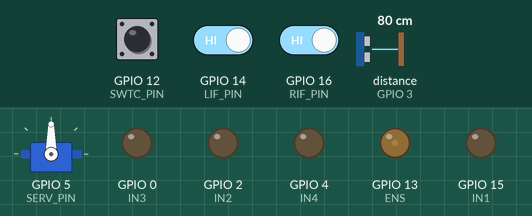
The sketch below on a simulated ESP8266 (NodeMCU). Parts: servo, output pins drawn as LEDs (lit = HIGH). Wiring (inferred from the names in the program): ultrasonic range finder: trigger GPIO 1; echo GPIO 3. The inputs (shaded band) are chosen by the test bench; at power-on: GPIO 14 (LIF_PIN) HIGH, GPIO 16 (RIF_PIN) HIGH, distance to the obstacle (sensor on GPIO 3) 80 cm, GPIO 12 (SWTC_PIN) HIGH. The echo pulse lasts 58.3 µs per cm; WiFi joins after 1.5 s; servers stay silent unless stated; pins used as bus, display or sensor lines are not drawn.

Above: at 3.0 s.
3.1 s: GPIO 14 (LIF_PIN) driven LOW
At 3.4 s:
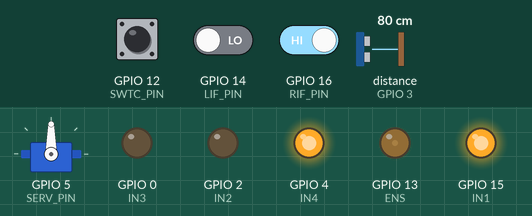
4.6 s: GPIO 16 (RIF_PIN) driven LOW
At 5.7 s:
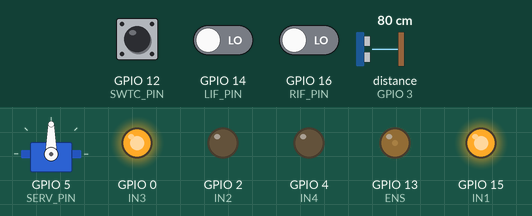
6.1 s: distance to the obstacle (sensor on GPIO 3) set to 13 cm
7.6 s: distance to the obstacle (sensor on GPIO 3) set to 10 cm
At 8.0 s:
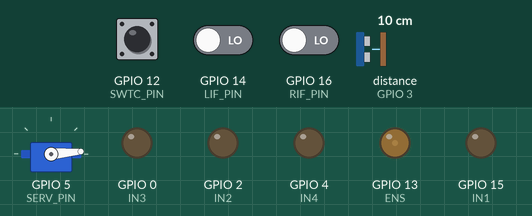
10.6 s: GPIO 12 (SWTC_PIN) pulled LOW for 1 s
At 13.4 s:
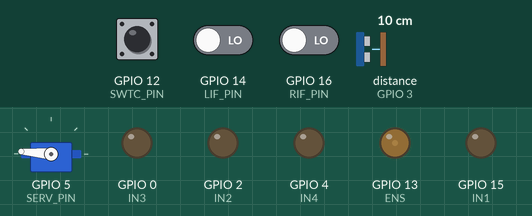
13.6 s: GPIO 12 (SWTC_PIN) pulled LOW for 3.2 s
At 15.6 s:
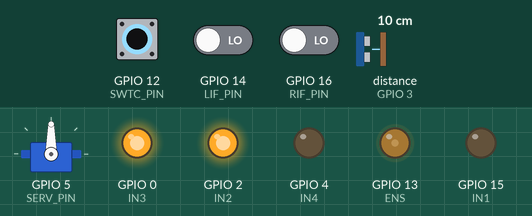
Timing chart, 0 to 19.3 s (numbered marks = the images above; inputs shaded):
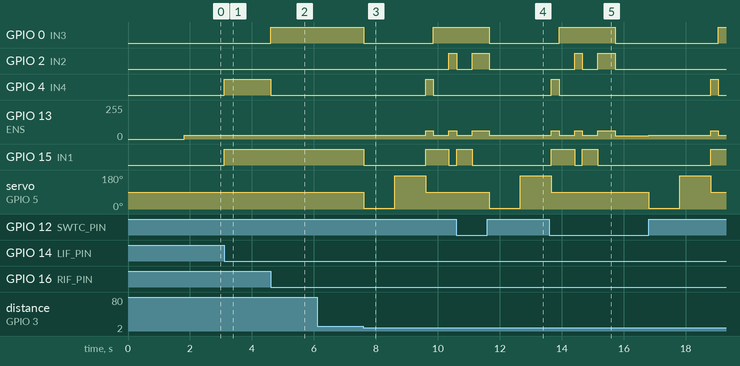

Measured:
- the behaviour switches between 12 and 11 cm on distance to the obstacle (sensor on GPIO 3) (found by bisection; images 2 and 3)
- after the input at 3.1 s, GPIO 4 (IN4), GPIO 15 (IN1): LOW → HIGH at once
- after the input at 4.6 s, GPIO 0 (IN3): LOW → HIGH at once; GPIO 4 (IN4): HIGH → LOW at once
- after the input at 6.1 s, every drawn part: stays the same
- after the input at 7.6 s, GPIO 0 (IN3): HIGH → LOW at once, → HIGH 2.3 s later; GPIO 2 (IN2): LOW → HIGH after 2.8 s; GPIO 4 (IN4): LOW → HIGH after 2.0 s, → LOW 0.25 s later; GPIO 13 (ENS): 27/255 → 63/255 after 2.0 s, → 27/255 0.25 s later, → 63/255 0.50 s later; GPIO 15 (IN1): HIGH → LOW at once, → HIGH 2.0 s later, → LOW 0.75 s later
- after the input at 10.6 s, GPIO 0 (IN3): HIGH → LOW after 1.1 s instead of 0.76 s; GPIO 4 (IN4): stays LOW (without the input it goes to HIGH after 2.8 s)
- after the input at 13.6 s, GPIO 4 (IN4): LOW → HIGH after 5.2 s, → LOW 0.25 s later

The sketch:

Kart.ino
```cpp
/* --------------------------------------- Blynk Setup --------------------------------------- */
#define BLYNK_TEMPLATE_ID "TMPL2p394rYup"
#define BLYNK_TEMPLATE_NAME "Kart"
#define BLYNK_AUTH_TOKEN "nKebSy43qwB-M_L5QDbV-CfWPZkVkcV4"

// #define BLYNK_PRINT Serial

#include <ESP8266WiFi.h>
#include <BlynkSimpleEsp8266.h>

char ssid[] = "R.P.D.";
char pass[] = "31415926";

BlynkTimer timer;

/* --------------------------------------- ESP-NOW Setup --------------------------------------- */
#include <espnow.h>

uint8_t broadCastAddress[] = {0xC0, 0x49, 0xEF, 0xCC, 0x29, 0x14};

typedef struct {
  int x_axis = 2048, y_axis = 2048, speed = 100;
  bool on;
} Joystick;
Joystick joystick;

void OnDataSent(uint8_t *mac_addr, uint8_t status) {
  // Serial.print("Last Packet Send Status: ");
  // Serial.println(status == 0 ? "Success" : "Fail");
}

void OnDataRecv(uint8_t *mac_addr, uint8_t *data, uint8_t size) {
  memcpy(&joystick, data, sizeof(joystick));
  // Serial.print("Bytes received: ");
  // Serial.println(size);
}

/* --------------------------------------- Controller Setup --------------------------------------- */
#include <Servo.h>

#define ENS 13 // D7
#define IN1 15 // D5
#define IN2  2 // D4
#define IN3  0 // D3
#define IN4  4 // D2

#define LIF_PIN  14 // D8
#define RIF_PIN  16 // D0

#define TRIG_PIN 1 // TX
#define ECHO_PIN 3 // RX
#define SERV_PIN 5 // D1
#define SWTC_PIN 12 // D6

#define SOUND_SPEED 0.034
#define AVOID_DISTANCE 10

/* Váriaveis Globais */
Servo myServo;
int distance;
bool follower = false;
// int set = 15;
int distance_L, distance_R;

/* --------------------------------------- Blynk Functions --------------------------------------- */
void pushData() {
  Blynk.virtualWrite(V3, joystick.speed);
  Blynk.virtualWrite(V5, joystick.x_axis);
  Blynk.virtualWrite(V6, joystick.y_axis);
  Blynk.virtualWrite(V9, distance);
}

BLYNK_WRITE(V0) {
  if (!joystick.on) joystick.x_axis = param[0].asInt();
}

BLYNK_WRITE(V1) {
  if (!joystick.on) joystick.y_axis = param[0].asInt();
}

BLYNK_WRITE(V2) {
  if (param[0].asInt() == 0) {
    joystick.on = false;
    esp_now_send(broadCastAddress, (uint8_t *) &joystick, sizeof(joystick));
    esp_now_deinit();
  } else {
    joystick.on = true;
    connectJoy();
    esp_now_send(broadCastAddress, (uint8_t *) &joystick, sizeof(joystick));
  }
}

BLYNK_WRITE(V4) {
  if (!joystick.on) {
    joystick.speed = param[0].asInt();
    Blynk.virtualWrite(V3, joystick.speed);
  }
}

void connectBlynk() {
  Blynk.begin(BLYNK_AUTH_TOKEN, ssid, pass);
  timer.setInterval(1000L, pushData);
}

/* --------------------------------------- Controller Functions --------------------------------------- */
void setup() {
  pinMode(ENS, OUTPUT);
  pinMode(IN1, OUTPUT);
  pinMode(IN2, OUTPUT);
  pinMode(IN3, OUTPUT);
  pinMode(IN4, OUTPUT);

  pinMode(LIF_PIN, INPUT);
  pinMode(RIF_PIN, INPUT);

  //********** CHANGE PIN FUNCTION  TO GPIO **********
  //GPIO 1 (TX) swap the pin to a GPIO.
  pinMode(TRIG_PIN, FUNCTION_3);
  //GPIO 3 (RX) swap the pin to a GPIO.
  pinMode(ECHO_PIN, FUNCTION_3);
  //**************************************************

  pinMode(TRIG_PIN, OUTPUT);
  pinMode(ECHO_PIN, INPUT);
  pinMode(SERV_PIN, OUTPUT);
  pinMode(SWTC_PIN, INPUT_PULLUP);

  myServo.attach(SERV_PIN, 500, 2400);
  myServo.write(90);

  WiFi.mode(WIFI_AP_STA);
  WiFi.begin(ssid, pass, 1, NULL, true);
  WiFi.disconnect();

  connectBlynk();
  // connectJoy();
}

void loop() {
  Blynk.run();
  timer.run();

  if (digitalRead(SWTC_PIN) == HIGH) follower = true;
  else follower = false;

  distance = getDistance();

  if (follower) {
    if (Blynk.connected()) Blynk.disconnect();
    lineFollower();
  } else {
    if (!Blynk.connected()) connectBlynk();
    moveKart();
  }
}

void connectJoy() {
  if (esp_now_init() != 0) {
    // Serial.println("Error initializing ESP-NOW.");
    return;
  }

  esp_now_set_self_role(ESP_NOW_ROLE_COMBO);

  esp_now_register_send_cb(OnDataSent);

  esp_now_add_peer(broadCastAddress, ESP_NOW_ROLE_COMBO, 1, NULL, 0);

  esp_now_register_recv_cb(OnDataRecv);
}

void moveKart() {
  analogWrite(ENS, joystick.speed);
  if (joystick.y_axis >= 3072 && distance > AVOID_DISTANCE) forward();
  else if (joystick.y_axis < 1024) backward();
  else if (joystick.x_axis >= 3072) right();
  else if (joystick.x_axis < 1024) left();
  else stop();
}

void forward() {
  digitalWrite(IN1, HIGH);
  digitalWrite(IN2, LOW);
  digitalWrite(IN3, HIGH);
  digitalWrite(IN4, LOW);
}

void backward() {
  digitalWrite(IN1, LOW);
  digitalWrite(IN2, HIGH);
  digitalWrite(IN3, LOW);
  digitalWrite(IN4, HIGH);
}

void right() {
  digitalWrite(IN1, HIGH);
  digitalWrite(IN2, LOW);
  digitalWrite(IN3, LOW);
  digitalWrite(IN4, HIGH);
}

void left() {
  digitalWrite(IN1, LOW);
  digitalWrite(IN2, HIGH);
  digitalWrite(IN3, HIGH);
  digitalWrite(IN4, LOW);
}

void stop() {
  digitalWrite(IN1, LOW);
  digitalWrite(IN2, LOW);
  digitalWrite(IN3, LOW);
  digitalWrite(IN4, LOW);
}

/* --------------------------------------- Line Follower --------------------------------------- */
void lineFollower() {
  int lif = digitalRead(LIF_PIN);
  int rif = digitalRead(RIF_PIN);

  analogWrite(ENS, 110);
  if (lif == LOW && rif == LOW) {
    if (distance > AVOID_DISTANCE) {
      forward();
    } else {
      stop();
      checkSides();
      compareDistance();
    }
  } else if (lif == HIGH && rif == LOW) {
    left();
  } else if (lif == LOW && rif == HIGH) {
    right();
  } else  if (lif == HIGH && rif == HIGH) {
    stop();
  }
}

int getDistance() {
  /* Disparo do pulso ultrassônico */
  digitalWrite(TRIG_PIN, HIGH);
  delayMicroseconds(10);
  digitalWrite(TRIG_PIN, LOW);

  int microseconds = pulseIn(ECHO_PIN, HIGH);

  int centimeters = microseconds*SOUND_SPEED/2;

  return centimeters;
}

void checkSides() {
  myServo.write(5);
  delay(1000);
  distance_L = getDistance();
  myServo.write(175);
  delay(1000);
  distance_R = getDistance();
  myServo.write(90);
}

void compareDistance(){
  if(distance_L < distance_R){
    analogWrite(ENS, 255);
    left();
    delay(250);

    analogWrite(ENS, 110);
    forward();
    delay(500);

    analogWrite(ENS, 255);
    right();
    delay(250);

    analogWrite(ENS, 110);
    forward();
    delay(500);

    analogWrite(ENS, 255);
    right();
    delay(250);
  }
  else{
    analogWrite(ENS, 255);
    right();
    delay(250);

    analogWrite(ENS, 110);
    forward();
    delay(500);

    analogWrite(ENS, 255);
    left();
    delay(250);

    analogWrite(ENS, 110);
    forward();
    delay(500);

    analogWrite(ENS, 255);
    left();
    delay(250);
  }
}
```
